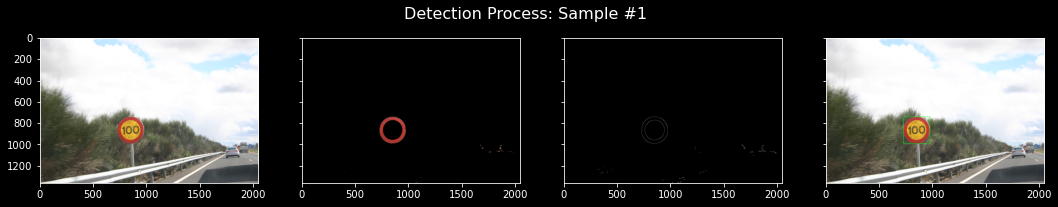
#> input picture Report_files/Report_5_0.png, 1058 x 207 px
$ python -i SelectiveSearch.py   (imports and definitions only)
#> lines starting #> are read from the running program, lines starting #| are printed output that depends on the picture; after the words box and inside, x2 and y2 are one past the last pixel; in counts of white or black regions, pixels touching at a corner belong together
#> further down, picture is the input picture: shape (207, 1058, 3); mean B, G, R 57, 58.3, 58.2
import sys
import cv2


class SelectiveSearch:

    def propose_regions_countour(self, img):
        canny_img = cv2.Canny(img, 100, 150, apertureSize=3)
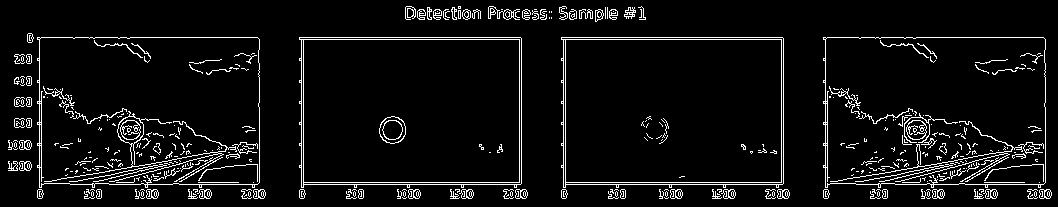
#> canny_img: shape (207, 1058); 6.2% white in thin lines or dots
        canny_img = cv2.bilateralFilter(canny_img,9,75,75)
        contours, hierarchy = cv2.findContours(canny_img, cv2.RETR_EXTERNAL, cv2.CHAIN_APPROX_SIMPLE)
#> contours = 72 contours, 18 with area under 20; largest, box (x1, y1, x2, y2) and area: (561, 37, 784, 188) 32414, (299, 37, 522, 188) 32414, (823, 37, 1046, 188) 32329, (37, 37, 260, 188) 32329, (559, 6, 618, 22) 345

        try: hierarchy = hierarchy[0]
        except: hierarchy = []

        regions = []
        # computes the bounding box for the contour, and draws it on the frame,
        for contour, hier in zip(contours, hierarchy):
            regions.append(cv2.boundingRect(contour))
#> this loop made 72 passes
#> hier on passes 1 to 12: [1, -1, -1, -1], [2, 0, -1, -1], [3, 1, -1, -1], [4, 2, -1, -1], [5, 3, -1, -1], [6, 4, -1, -1], [7, 5, -1, -1], [8, 6, -1, -1], [9, 7, -1, -1], [10, 8, -1, -1], [11, 9, -1, -1], [12, 10, -1, -1]
#> (contour, hier) on pass 60: ([[551, 17], [551, 18]], [60, 58, -1, -1])
#> after the loop, regions = 72 items, first 6: (1039, 189, 13, 10), (1027, 189, 11, 10), (974, 189, 24, 10), (932, 189, 13, 10), (926, 189, 5, 2), (921, 189, 10, 10)

        return regions, canny_img

    def propose_regions(self, img, fast_mode=True):
        canny_img = cv2.Canny(img, 100, 150, apertureSize=3)
        # speed-up using multithreads
        cv2.setUseOptimized(True)
        cv2.setNumThreads(4)

        # create Selective Search Segmentation Object using default parameters
        ss = cv2.ximgproc.segmentation.createSelectiveSearchSegmentation()

        strategy_color = cv2.ximgproc.segmentation.createSelectiveSearchSegmentationStrategyColor()
        ss.addStrategy(strategy_color)
        # set input image on which we will run segmentation
        ss.setBaseImage(img)

        # Switch to fast but low recall Selective Search method
        if fast_mode:
            ss.switchToSelectiveSearchFast()
        # Switch to high recall but slow Selective Search method
        else:
            ss.switchToSelectiveSearchQuality()

        # run selective search segmentation on input image
        rects = ss.process()
        print('Total Number of Region Proposals: {}'.format(len(rects)))

        return rects, canny_img
        #cv2.rectangle(imOut, (x, y), (x+w, y+h), (0, 255, 0), 1, cv2.LINE_AA)

>>> import cv2
>>> picture = cv2.imread('Report_files/Report_5_0.png')
>>> result = SelectiveSearch().propose_regions_countour(picture)

$ run again, on Report_files/Report_5_3.png
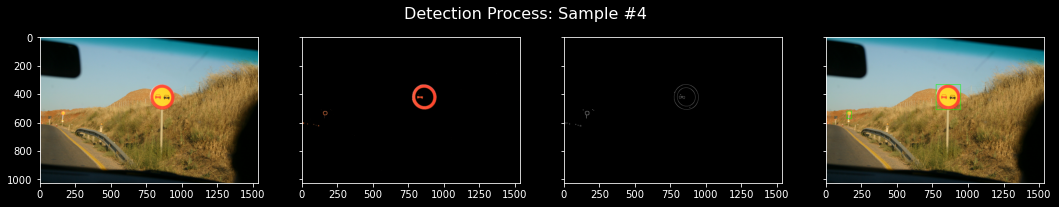
#> input picture Report_files/Report_5_3.png, 1059 x 207 px
#> picture is the input picture: shape (207, 1059, 3); mean B, G, R 30.2, 37.4, 37.4
#> in propose_regions_countour, `canny_img = cv2.Canny(img, 100, 150, apertureSize=3)`:
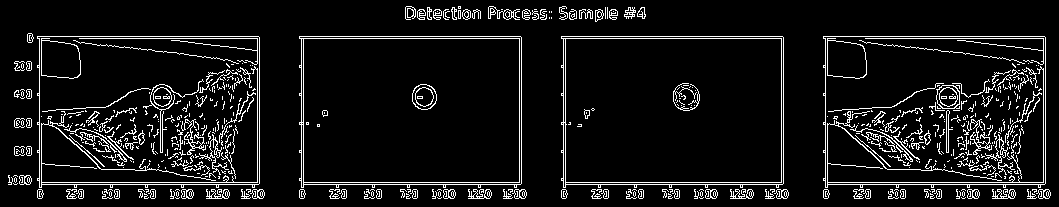
#> canny_img: shape (207, 1059); 8.3% white in thin lines or dots
#> contours = 69 contours, 17 with area under 20; largest, box (x1, y1, x2, y2) and area: (37, 36, 260, 199) 32770, (823, 36, 1046, 199) 32768, (561, 36, 784, 199) 32768, (299, 36, 522, 199) 32768, (559, 6, 618, 22) 345
#> the loop in propose_regions_countour, `for contour, hier in zip(contours, hierarchy):` made 69 passes
#> hier on passes 1 to 8: [1, -1, -1, -1], [2, 0, -1, -1], [3, 1, -1, -1], [4, 2, -1, -1], [5, 3, -1, -1], [6, 4, -1, -1], [7, 5, -1, -1], [8, 6, -1, -1]
#> after the loop in propose_regions_countour, `for contour, hier in zip(contours, hierarchy):`: regions = 69 items, first 6: (1027, 189, 24, 10), (992, 189, 24, 10), (967, 189, 13, 10), (961, 189, 5, 2), (956, 189, 10, 10), (924, 189, 18, 10)
